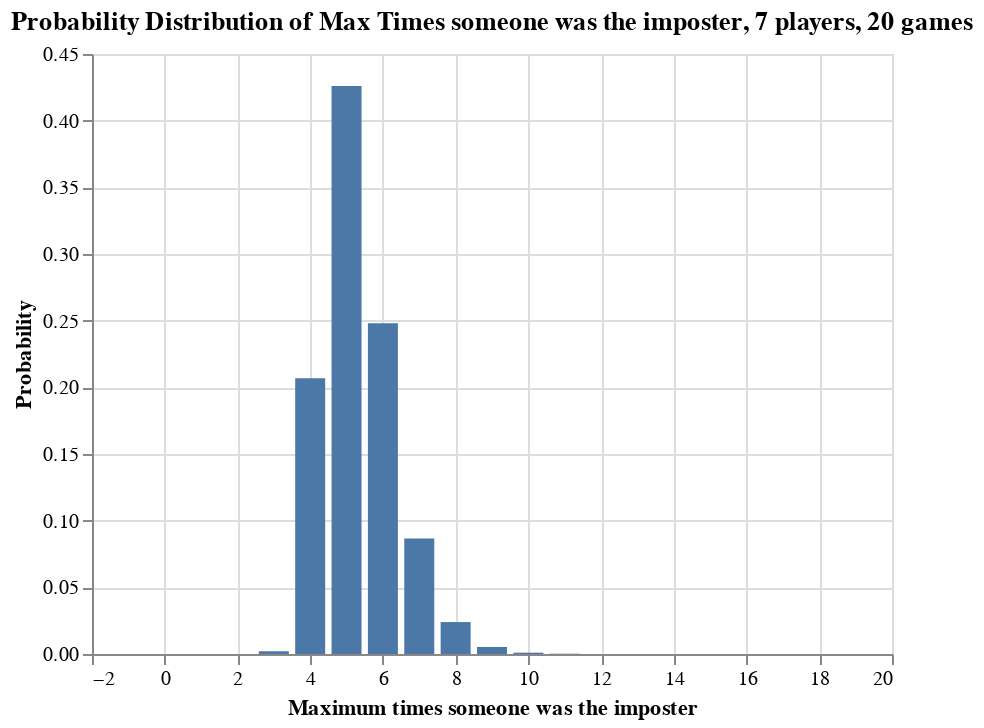

The cell this chart's notebook holds for it:
### Markdown cell above
The above visual is showing us that, if you play A LOT of Among Us, you will certainly eventually see someone get to be the imposter 5 straight times. At 20 sessions worth of gaming (playing every other night for 2 months-ish), there is a 10% chance that you will see this event occur. So, again, while someone being the imposter 5 straight times is definitely a rare event, it's not a "get struck by lightning while ALSO being attacked by a shark" sort of thing.

### Code cell
alt.Chart(df_imposter_probabilities).mark_bar(size=15).encode(
    x=alt.X('Counts',title = "Maximum times someone was the imposter"),
    y=alt.Y('Max',title = "Probability"),
    tooltip=['Max','MaxPVal']
).properties(
    title="Probability Distribution of Max Times someone was the imposter, 7 players, 20 games",
)

### Figure 1 — Vega-Lite specification as saved in the notebook (floating-point values rounded to 4 significant figures)
{"config": {"view": {"continuousWidth": 400, "continuousHeight": 300}}, "data": {"name": "data-fe66bdecccac46a087dc8b1005f1c2a2"}, "mark": {"type": "bar", "size": 15}, "encoding": {"tooltip": [{"type": "quantitative", "field": "Max"}, {"type": "quantitative", "field": "MaxPVal"}], "x": {"type": "quantitative", "field": "Counts", "title": "Maximum times someone was the imposter"}, "y": {"type": "quantitative", "field": "Max", "title": "Probability"}}, "title": "Probability Distribution of Max Times someone was the imposter, 7 players, 20 games", "$schema": "https://vega.github.io/schema/vega-lite/v4.8.1.json", "datasets": {"data-fe66bdecccac46a087dc8b1005f1c2a2": [{"LongestString": 0.0, "LongestStringCumSum": 0.0, "LongestStringPVal": 1.0, "Max": 0.0, "MaxCumSum": 0.0, "MaxPVal": 1.0, "Min": 0.297, "MinCumSum": 0.297, "MinPVal": 1.0, "Median": 0.0, "MedianCumSum": 0.0, "MedianPVal": 1.0, "Counts": 0}, {"LongestString": 0.0536, "LongestStringCumSum": 0.0536, "LongestStringPVal": 1.0, "Max": 0.0, "MaxCumSum": 0.0, "MaxPVal": 1.0, "Min": 0.5745, "MinCumSum": 0.8714, "MinPVal": 0.703, "Median": 0.00392, "MedianCumSum": 0.00392, "MedianPVal": 1.0, "Counts": 1}, {"LongestString": 0.6659, "LongestStringCumSum": 0.7195, "LongestStringPVal": 0.9464, "Max": 0.0, "MaxCumSum": 0.0, "MaxPVal": 1.0, "Min": 0.1286, "MinCumSum": 1.0, "MinPVal": 0.1286, "Median": 0.2854, "MedianCumSum": 0.2893, "MedianPVal": 0.9961, "Counts": 2}, {"LongestString": 0.2381, "LongestStringCumSum": 0.9576, "LongestStringPVal": 0.2805, "Max": 0.00207, "MaxCumSum": 0.00207, "MaxPVal": 1.0, "Min": 0.0, "MinCumSum": 1.0, "MinPVal": 0.0, "Median": 0.6816, "MedianCumSum": 0.9709, "MedianPVal": 0.7107, "Counts": 3}, {"LongestString": 0.03671, "LongestStringCumSum": 0.9943, "LongestStringPVal": 0.0424, "Max": 0.2068, "MaxCumSum": 0.2088, "MaxPVal": 0.9979, "Min": 0.0, "MinCumSum": 1.0, "MinPVal": 0.0, "Median": 0.02907, "MedianCumSum": 1.0, "MedianPVal": 0.02907, "Counts": 4}, {"LongestString": 0.00494, "LongestStringCumSum": 0.9992, "LongestStringPVal": 0.00569, "Max": 0.426, "MaxCumSum": 0.6349, "MaxPVal": 0.7912, "Min": 0.0, "MinCumSum": 1.0, "MinPVal": 0.0, "Median": 0.0, "MedianCumSum": 1.0, "MedianPVal": 0.0, "Counts": 5}, {"LongestString": 0.0007, "LongestStringCumSum": 1.0, "LongestStringPVal": 0.00075, "Max": 0.248, "MaxCumSum": 0.8829, "MaxPVal": 0.3651, "Min": 0.0, "MinCumSum": 1.0, "MinPVal": 0.0, "Median": 0.0, "MedianCumSum": 1.0, "MedianPVal": 0.0, "Counts": 6}, {"LongestString": 5e-05, "LongestStringCumSum": 1.0, "LongestStringPVal": 5e-05, "Max": 0.08663, "MaxCumSum": 0.9696, "MaxPVal": 0.1171, "Min": 0.0, "MinCumSum": 1.0, "MinPVal": 0.0, "Median": 0.0, "MedianCumSum": 1.0, "MedianPVal": 0.0, "Counts": 7}, {"LongestString": 0.0, "LongestStringCumSum": 1.0, "LongestStringPVal": 0.0, "Max": 0.02395, "MaxCumSum": 0.9935, "MaxPVal": 0.03045, "Min": 0.0, "MinCumSum": 1.0, "MinPVal": 0.0, "Median": 0.0, "MedianCumSum": 1.0, "MedianPVal": 0.0, "Counts": 8}, {"LongestString": 0.0, "LongestStringCumSum": 1.0, "LongestStringPVal": 0.0, "Max": 0.00529, "MaxCumSum": 0.9988, "MaxPVal": 0.0065, "Min": 0.0, "MinCumSum": 1.0, "MinPVal": 0.0, "Median": 0.0, "MedianCumSum": 1.0, "MedianPVal": 0.0, "Counts": 9}, {"LongestString": 0.0, "LongestStringCumSum": 1.0, "LongestStringPVal": 0.0, "Max": 0.00099, "MaxCumSum": 0.9998, "MaxPVal": 0.00121, "Min": 0.0, "MinCumSum": 1.0, "MinPVal": 0.0, "Median": 0.0, "MedianCumSum": 1.0, "MedianPVal": 0.0, "Counts": 10}, {"LongestString": 0.0, "LongestStringCumSum": 1.0, "LongestStringPVal": 0.0, "Max": 0.00021, "MaxCumSum": 1.0, "MaxPVal": 0.00022, "Min": 0.0, "MinCumSum": 1.0, "MinPVal": 0.0, "Median": 0.0, "MedianCumSum": 1.0, "MedianPVal": 0.0, "Counts": 11}, {"LongestString": 0.0, "LongestStringCumSum": 1.0, "LongestStringPVal": 0.0, "Max": 1e-05, "MaxCumSum": 1.0, "MaxPVal": 1e-05, "Min": 0.0, "MinCumSum": 1.0, "MinPVal": 0.0, "Median": 0.0, "MedianCumSum": 1.0, "MedianPVal": 0.0, "Counts": 12}, {"LongestString": 0.0, "LongestStringCumSum": 1.0, "LongestStringPVal": 0.0, "Max": 0.0, "MaxCumSum": 1.0, "MaxPVal": -2.22e-16, "Min": 0.0, "MinCumSum": 1.0, "MinPVal": 0.0, "Median": 0.0, "MedianCumSum": 1.0, "MedianPVal": 0.0, "Counts": 13}, {"LongestString": 0.0, "LongestStringCumSum": 1.0, "LongestStringPVal": 0.0, "Max": 0.0, "MaxCumSum": 1.0, "MaxPVal": -2.22e-16, "Min": 0.0, "MinCumSum": 1.0, "MinPVal": 0.0, "Median": 0.0, "MedianCumSum": 1.0, "MedianPVal": 0.0, "Counts": 14}, {"LongestString": 0.0, "LongestStringCumSum": 1.0, "LongestStringPVal": 0.0, "Max": 0.0, "MaxCumSum": 1.0, "MaxPVal": -2.22e-16, "Min": 0.0, "MinCumSum": 1.0, "MinPVal": 0.0, "Median": 0.0, "MedianCumSum": 1.0, "MedianPVal": 0.0, "Counts": 15}, {"LongestString": 0.0, "LongestStringCumSum": 1.0, "LongestStringPVal": 0.0, "Max": 0.0, "MaxCumSum": 1.0, "MaxPVal": -2.22e-16, "Min": 0.0, "MinCumSum": 1.0, "MinPVal": 0.0, "Median": 0.0, "MedianCumSum": 1.0, "MedianPVal": 0.0, "Counts": 16}, {"LongestString": 0.0, "LongestStringCumSum": 1.0, "LongestStringPVal": 0.0, "Max": 0.0, "MaxCumSum": 1.0, "MaxPVal": -2.22e-16, "Min": 0.0, "MinCumSum": 1.0, "MinPVal": 0.0, "Median": 0.0, "MedianCumSum": 1.0, "MedianPVal": 0.0, "Counts": 17}, {"LongestString": 0.0, "LongestStringCumSum": 1.0, "LongestStringPVal": 0.0, "Max": 0.0, "MaxCumSum": 1.0, "MaxPVal": -2.22e-16, "Min": 0.0, "MinCumSum": 1.0, "MinPVal": 0.0, "Median": 0.0, "MedianCumSum": 1.0, "MedianPVal": 0.0, "Counts": 18}, {"LongestString": 0.0, "LongestStringCumSum": 1.0, "LongestStringPVal": 0.0, "Max": 0.0, "MaxCumSum": 1.0, "MaxPVal": -2.22e-16, "Min": 0.0, "MinCumSum": 1.0, "MinPVal": 0.0, "Median": 0.0, "MedianCumSum": 1.0, "MedianPVal": 0.0, "Counts": 19}]}}
